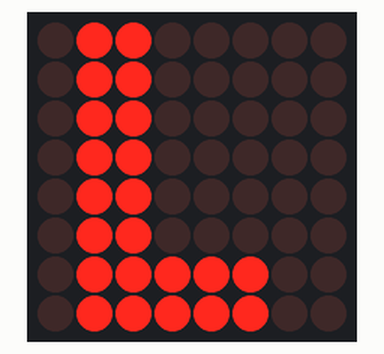
Simulated run of this sketch. Board: Arduino Uno, built with avr-gcc and run on an emulated ATmega328P. Parts: 8×8 LED matrix. Wiring (inferred from the names in the program): MAX7219 LED driver (orientation assumed): data pin 7; clock pin 5; CS pin 6.

Above: at 0.6 s.
At 1.6 s:
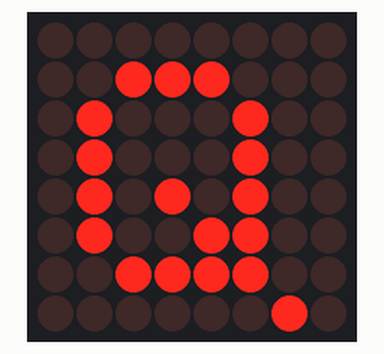
At 2.6 s:
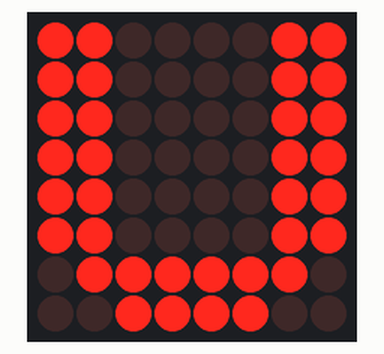
At 4.6 s:
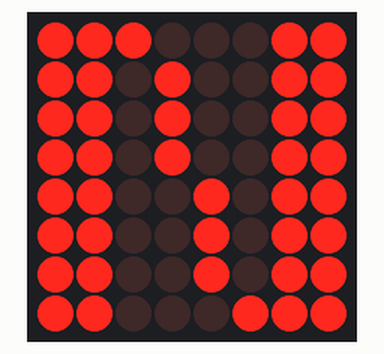
At 6.6 s:
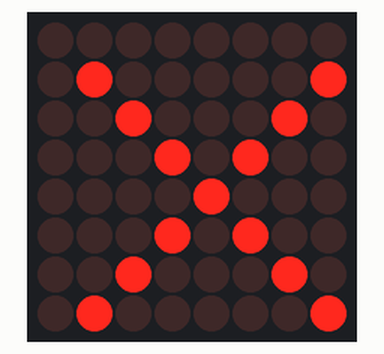
At 8.6 s:
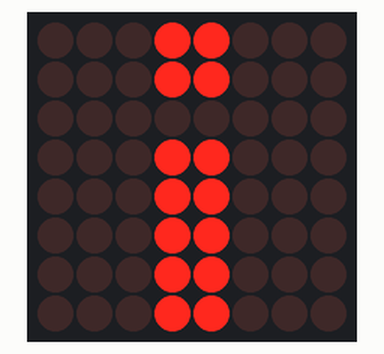

The sketch:

sketch_dec24a.ino
```cpp
int clk =5;
int cs=6;
int din=7;
unsigned char disp1[38][8]={
{0x60,0x60,0x60,0x60,0x60,0x60,0x7C,0x7C},//LL
{0x18,0x18,0x00,0x18,0x18,0x18,0x18,0x18},//II
{0x00,0x38,0x44,0x44,0x54,0x4C,0x3C,0x02},//QQ
{0x18,0x18,0x00,0x18,0x18,0x18,0x18,0x18},//II
{0xC3,0xC3,0xC3,0xC3,0xC3,0xC3,0x7E,0x3C},//UU
{0x00,0x81,0x81,0x99,0x99,0xA5,0xC3,0x81},//WW
{0x81,0x42,0x24,0x18,0x18,0x24,0x42,0x81},//XX
{0xC3,0xC3,0xC3,0xFF,0xFF,0xC3,0xC3,0xC3},//HH
{0xE3,0xD3,0xD3,0xD3,0xCB,0xCB,0xCB,0xC7},//NN
{0x40,0x40,0x40,0x40,0x40,0x40,0x40,0x7C},//L
{0x1C,0x22,0x22,0x22,0x22,0x26,0x22,0x1D},//Q
{0x0,0x49,0x49,0x49,0x49,0x2A,0x1C,0x0},//W
{0x0,0x41,0x22,0x14,0x8,0x14,0x22,0x41},//X
{0x44,0x44,0x44,0x7C,0x44,0x44,0x44,0x44},//H
{0x0,0x42,0x62,0x52,0x4A,0x46,0x42,0x0},//N
{0x60,0x60,0x60,0x60,0x60,0x60,0x7C,0x7C},//LL
{0x18,0x18,0x00,0x18,0x18,0x18,0x18,0x18},//II
{0x00,0x38,0x44,0x44,0x54,0x4C,0x3C,0x02},//QQ
{0x18,0x18,0x00,0x18,0x18,0x18,0x18,0x18},//II
{0xC3,0xC3,0xC3,0xC3,0xC3,0xC3,0xFE,0x3C},//UU
{0x00,0x41,0x41,0x99,0x99,0xA5,0xC3,0x41},//WW
{0x41,0x22,0x24,0x18,0x18,0x24,0x22,0x41},//XX
{0xC3,0xC3,0xC3,0xFF,0xFF,0xC3,0xC3,0xC3},//HH
{0xE3,0xD3,0xD3,0xD3,0xCB,0xCB,0xCB,0xC7},//NN
{0x0,0x3E,0x22,0x22,0x3E,0x22,0x22,0x3E},//8
{0x3E,0x22,0x22,0x3E,0x2,0x2,0x2,0x3E},//9
{0x8,0x14,0x22,0x3E,0x22,0x22,0x22,0x22},//A
{0x3C,0x22,0x22,0x3E,0x22,0x22,0x3C,0x0},//B
{0x3C,0x40,0x40,0x40,0x40,0x40,0x3C,0x0},//C
{0x7C,0x42,0x42,0x42,0x42,0x42,0x7C,0x0},//D
{0x7C,0x40,0x40,0x7C,0x40,0x40,0x40,0x7C},//E
{0x7C,0x40,0x40,0x7C,0x40,0x40,0x40,0x40},//F
{0x3C,0x40,0x40,0x40,0x40,0x44,0x44,0x3C},//G
{0x44,0x44,0x44,0x7C,0x44,0x44,0x44,0x44},//H
{0x7C,0x10,0x10,0x10,0x10,0x10,0x10,0x7C},//I
{0x3C,0x8,0x8,0x8,0x8,0x8,0x48,0x30},//J
{0x0,0x24,0x28,0x30,0x20,0x30,0x28,0x24},//K
{0x40,0x40,0x40,0x40,0x40,0x40,0x40,0x7C},//
};
void setup(){
  pinMode(cs,OUTPUT);
  pinMode(clk,OUTPUT);
  pinMode(din,OUTPUT);
  Init_MAX7219();
}
void loop(){
  char i,j;
//Write_Max7219(0x0f, 0x00);
//Delay_xms(500);
  for(j=0;j<15;j++)
  {
   for(i=1;i<9;i++)
    Write_Max7219(i,disp1[j][i-1]);
   delay(500);
  }

}
void Write_Max7219_byte(char DATA)
{
            char i;
                digitalWrite(cs,0);
            for(i=8;i>=1;i--)
          {
           digitalWrite(clk,0);
            if((DATA&0x80)>0){digitalWrite(din,1);}
            else{digitalWrite(din,0);}
            //提取最高位给DIN端口
            DATA=DATA<<1;//左移一位
            digitalWrite(clk,1);
           }
}
void Write_Max7219(char address,char dat)
{
         digitalWrite(cs,0);
         Write_Max7219_byte(address);           //写入地址，即数码管编号
     Write_Max7219_byte(dat);               //写入数据，即数码管显示数字
         digitalWrite(cs,1);
}
void Init_MAX7219(void)
{
Write_Max7219(0x09, 0x00);//译码方式：BCD码
Write_Max7219(0x0a, 0x01);//亮度
Write_Max7219(0x0b, 0x07); //扫描界限；8个数码管显示
Write_Max7219(0x0c, 0x01);  //掉电模式：0，普通模式：1
Write_Max7219(0x0f, 0x00);
delay(500); //显示测试：1；测试结束，正常显示：0
}
```

Measured:
- by itself, everything shown: repeats every 7.5 s, in 15 steps
- what the display in image 0 shows lasts 0.5 s, from 0.5 s to 1.0 s
